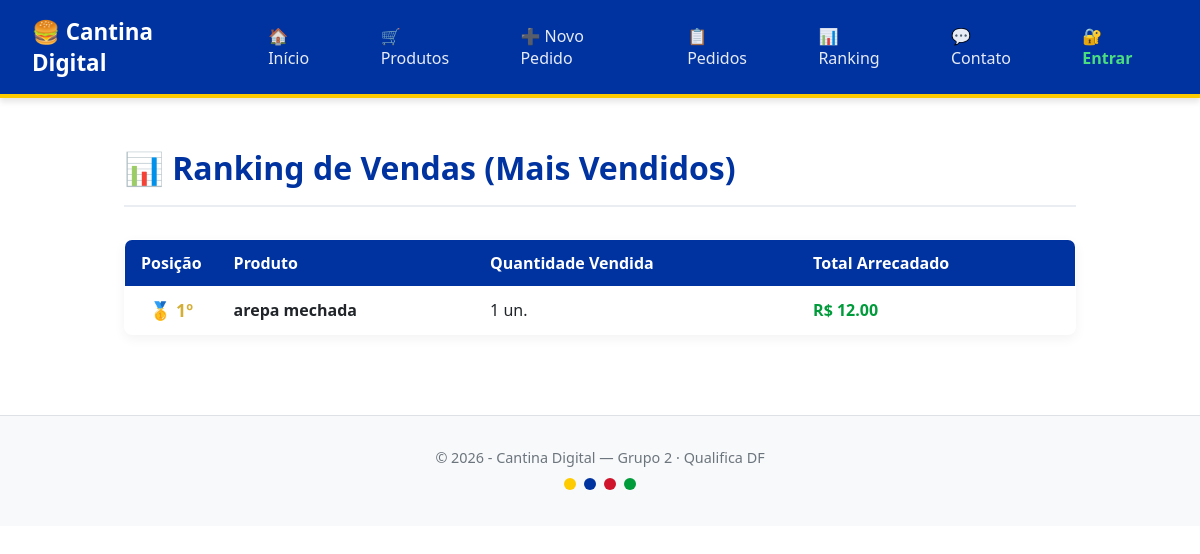
Page /ranking on the committed database.
### tables this page shows
CREATE TABLE produtos (
            id      INTEGER PRIMARY KEY AUTOINCREMENT,
            nome    TEXT NOT NULL,
            preco   REAL NOT NULL,
            estoque INTEGER NOT NULL DEFAULT 0
        );

### app.py (the view)
@app.route("/ranking")
def ranking():
    con = conectar()
    cur = con.cursor()
    ranking_vendas = cur.execute("""
        SELECT pr.nome,
               SUM(p.quantidade) AS total_qtd,
               SUM(p.total)      AS total_valor
        FROM pedidos p
        JOIN produtos pr ON p.produto_id = pr.id
        GROUP BY pr.id
        ORDER BY total_valor DESC
    """).fetchall()
    con.close()
    return render_template("ranking.html", ranking=ranking_vendas)

### banco.py (called while the page is built)
def conectar():
    return sqlite3.connect("cantina.db")

### templates/ranking.html (shortened to what this page needs)
{% extends "base.html" %}
{% block conteudo %}
<div class="ranking-header">
    <h1>📊 Ranking de Vendas (Mais Vendidos)</h1>
</div>
{% if ranking %}
    <table>
        <thead>
            <tr>
                <th style="width: 80px; text-align: center;">Posição</th>
                <th>Produto</th>
                <th>Quantidade Vendida</th>
                <th>Total Arrecadado</th>
            </tr>
        </thead>
        <tbody>
            {% for item in ranking %}
                <tr>
                    <td class="posicao">
                        {% if loop.index == 1 %}
                            <span class="ouro" title="1º Lugar">🥇 1º</span>
                        {% elif loop.index == 2 %}
                            <span class="prata" title="2º Lugar">🥈 2º</span>
                        {% elif loop.index == 3 %}
                            <span class="bronze" title="3º Lugar">🥉 3º</span>
                        {% else %}
                            <span class="comum">{{ loop.index }}º</span>
                        {% endif %}
                    </td>
                    <td><strong>{{ item[0] }}</strong></td>
                    <td>{{ item[1] }} un.</td>
                    <td style="font-weight: bold; color: var(--verde-brasil);">R$ {{ "%.2f"|format(item[2]) }}</td>
                </tr>
            {% endfor %}
        </tbody>
    </table>
{% else %}
    <div class="sem-vendas">
        <p>Ainda não há dados de vendas para gerar o ranking. Os produtos aparecerão aqui à medida que os pedidos forem registrados!</p>
    </div>
{% endif %}
{% endblock %}

### templates/base.html (style rules this page uses)
:root { --azul-predominante: #0033a0; --verde-brasil: #009b3a; --amarelo-uniao: #fecb00; --vermelho-venezuela: #cf142b; --fundo-branco: #ffffff; --fundo-cinza-claro: #f8f9fa; --texto-escuro: #212529; }
* { box-sizing: border-box; margin: 0; padding: 0; }
body { font-family: 'Segoe UI', Tahoma, Geneva, Verdana, sans-serif; background-color: var(--fundo-branco); color: var(--texto-escuro); }
table { width: 100%; border-collapse: collapse; background: var(--fundo-branco); border-radius: 8px; overflow: hidden; margin-top: 1.5rem; box-shadow: 0 4px 12px rgba(0,0,0,0.05); border: 1px solid #e2e8f0; }
th { background-color: var(--azul-predominante); color: white; padding: 0.75rem 1rem; text-align: left; }
td { padding: 0.75rem 1rem; border-bottom: 1px solid #e2e8f0; }

### templates/ranking.html (style rules this page uses)
.ranking-header { margin-bottom: 2rem; border-bottom: 2px solid #eaedf1; padding-bottom: 1rem; }
.ranking-header h1 { color: var(--azul-predominante); font-size: 2rem; margin: 0; }
.posicao { font-weight: bold; font-size: 1.1rem; text-align: center; width: 40px; }
.ouro { color: #d4af37; }

### rows in the picture
produtos: nome "arepa mechada", id "1", preco "12.00"
